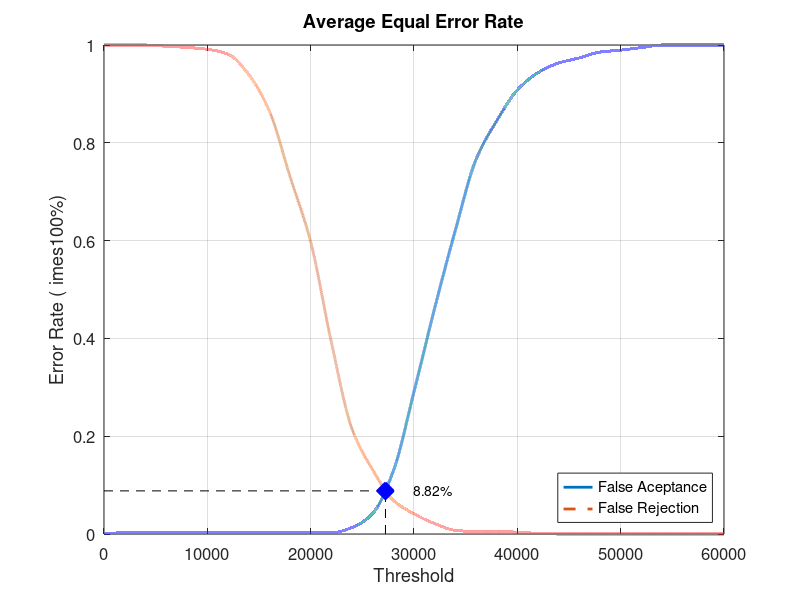
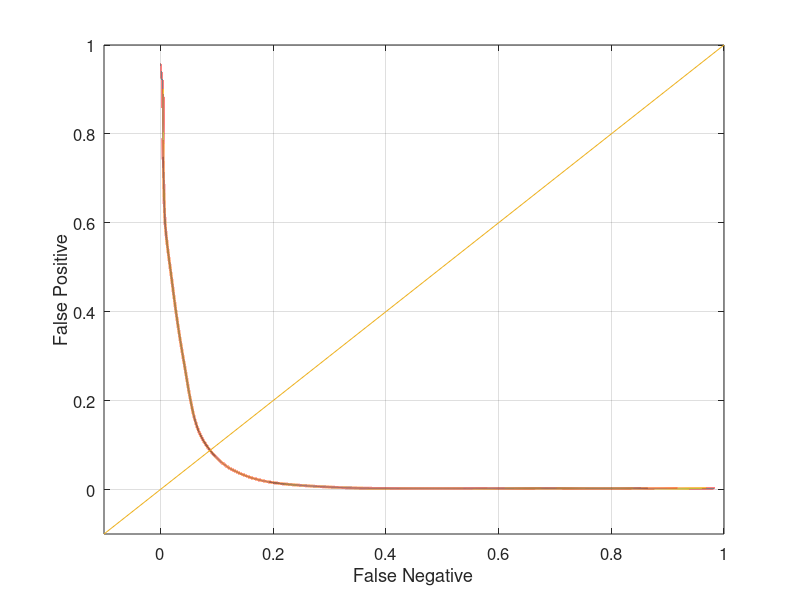

Reproduce these figures in MATLAB, in order.
close all;
clear;
clc;
x = 0:2000:60000;
xq = 0:0.5:60000;

y0 = [0 0.00263158 0.00263158 0.00263158 0.00263158 0.00263158 0.00263158 0.00263158 0.00263158 0.00263158 0.00263158 0.00263158 0.0131579 0.0421053 0.128947 0.290789 0.461842 0.621053 0.765789 0.844737 0.907895 0.943421 0.963158 0.973684 0.985526 0.989474 0.994737 1 1 1 1]
yy0 = interp1(x, y0, xq, 'pchip');
y1 = [1 1 1 0.9975 0.995 0.99125 0.98125 0.94 0.865 0.73125 0.5975 0.3925 0.215 0.13125 0.06875 0.04125 0.02125 0.0075 0.005 0.005 0.00375 0.00125 0 0 0 0 0 0 0 0 0]
yy1 = interp1(x, y1, xq, 'pchip');

% Calculating EER: 
y2 = abs(y0 - y1);
find(y2 == min(y2))
yy2 = abs(yy0 - yy1);
xEER = find(yy2 == min(yy2));
xEERIndex = xq(xEER) % X-axis EER
yEER = yy0(xEER) % Y-axis EER

main = figure
plot(xq, yy0,'-','LineWidth', 2);	hold on
plot(xq, yy1,'--','LineWidth', 2);	hold on
plot([xEERIndex xEERIndex], [0 yEER], 'k--');	hold on
plot([0 xEERIndex], [yEER yEER], 'k--');	hold on
plot(xEERIndex, yEER, 'bx', 'LineWidth', 10);	hold on
text(xEERIndex + 10 * xEERIndex / 100, yEER, [num2str(round((10000 * yEER)) / 100) '%'])
legend('False Aceptance', 'False Rejection', 'Location', 'SouthEast')
xlabel('Threshold')
ylabel('Error Rate (	imes100%)')
title('Average Equal Error Rate')
set(gca, 'FontSize', 12)
axis([0 60000 0 1])
grid on

print(main, 'Experiment3AverageMain', '-dpng');
FNRxFPR = figure('Color', [1 1 1]);
plot(yy1, yy0, '-', yy1, yy0, 'LineWidth', 2);
hold on
y = -0.1:0.1:1
plot(y, y); 
set(gca, 'FontSize', 12)
xlabel('False Negative')
ylabel('False Positive')
axis([-0.1 1 -0.1 1])
set(gca, 'FontSize', 12)
grid on

print(FNRxFPR, 'Experiment3AverageFNRxFPR','-dpng');
